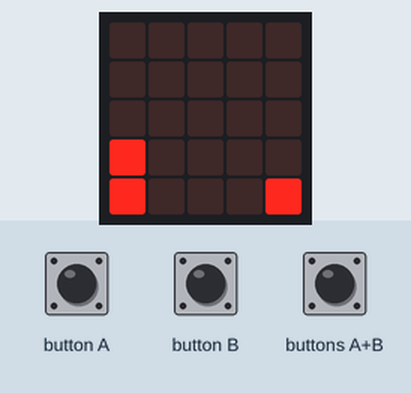
The program below on a simulated BBC micro:bit (MakeCode). On the bench: the board's 5×5 LED display. The run ends where the board's game-over animation would start. At 4.6 s the program stops and its outputs stay as they are.

Above: at 0.1 s.
At 1.1 s:
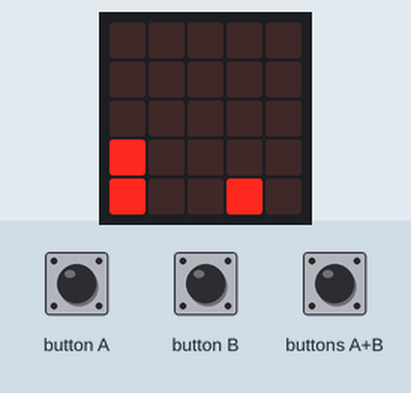
At 2.1 s:
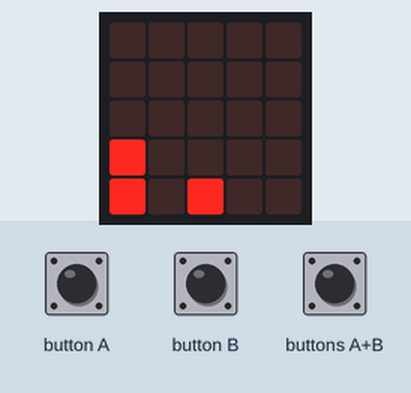
At 3.1 s:
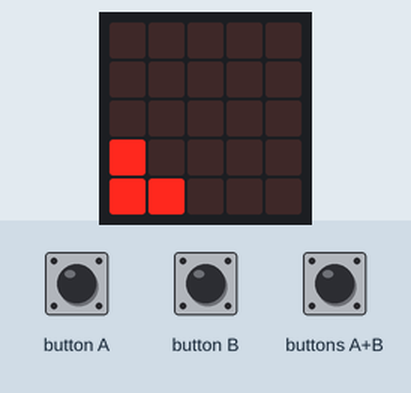
At 4.1 s:
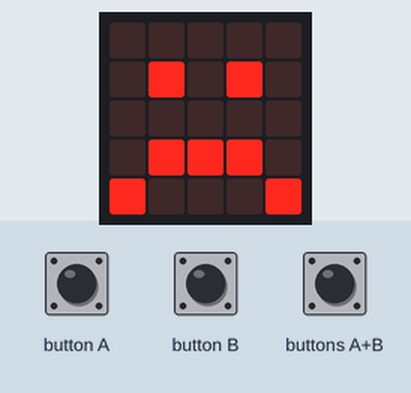

Measured:
- what the display in image 1 shows lasts 1.0 s, from 1.0 s to 2.0 s

The program:

main.ts
```typescript
input.onButtonPressed(Button.A, function () {
    cabeza.change(LedSpriteProperty.X, -1)
    pies.change(LedSpriteProperty.X, -1)
})
function piedrita () {
    piedra = game.createSprite(4, 4)
    for (let index = 0; index < 4; index++) {
        basic.pause(1000)
        piedra.change(LedSpriteProperty.X, -1)
        if (piedra.isTouching(pies)) {
            basic.showIcon(IconNames.Sad)
            music.startMelody(music.builtInMelody(Melodies.Funeral), MelodyOptions.Once)
            game.gameOver()
        }
    }
}
input.onButtonPressed(Button.AB, function () {
    cabeza.change(LedSpriteProperty.Y, -1)
    pies.change(LedSpriteProperty.Y, -1)
    basic.pause(1000)
    cabeza.change(LedSpriteProperty.Y, 1)
    pies.change(LedSpriteProperty.Y, 1)
    game.addScore(1)
})
input.onButtonPressed(Button.B, function () {
    cabeza.change(LedSpriteProperty.X, 1)
    pies.change(LedSpriteProperty.X, 1)
})
let piedra: game.LedSprite = null
let pies: game.LedSprite = null
let cabeza: game.LedSprite = null
cabeza = game.createSprite(0, 3)
pies = game.createSprite(0, 4)
piedrita()
basic.forever(function () {
    if (piedra.isTouchingEdge()) {
        basic.pause(1000)
        piedra.delete()
        piedrita()
    }
})
```

test.ts
```typescript
// aquí va el archivo "tests"; esto no se compilará cuando este paquete se utilice como una extensión.
```
